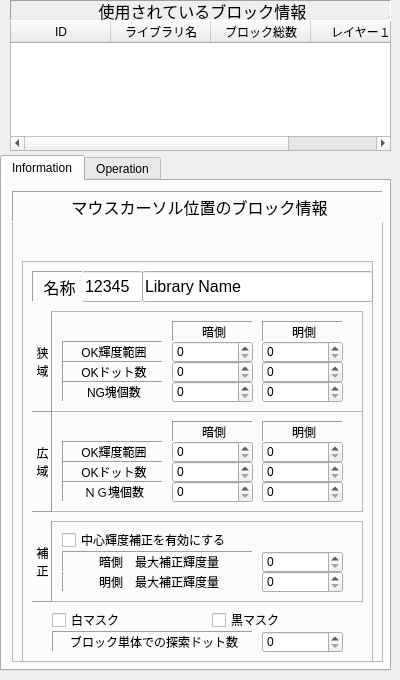
   <widget class="QWidget" name="page_2">
    <widget class="QTableWidget" name="tableWidgetBlockInfo">
     <property name="geometry">
      <rect>
       <x>10</x>
       <y>20</y>
       <width>381</width>
       <height>131</height>
      </rect>
     </property>
     <property name="selectionMode">
      <enum>QAbstractItemView::MultiSelection</enum>
     </property>
     <column>
      <property name="text">
       <string>ID</string>
      </property>
     </column>
     <column>
      <property name="text">
       <string>ライブラリ名</string>
      </property>
     </column>
     <column>
      <property name="text">
       <string>ブロック総数</string>
      </property>
     </column>
     <column>
      <property name="text">
       <string>レイヤー１</string>
      </property>
     </column>
    </widget>
    <widget class="QLabel" name="label_32">
     <property name="geometry">
      <rect>
       <x>10</x>
       <y>0</y>
       <width>381</width>
       <height>21</height>
      </rect>
     </property>
     <property name="font">
      <font>
       <pointsize>12</pointsize>
      </font>
     </property>
     <property name="frameShape">
      <enum>QFrame::Panel</enum>
     </property>
     <property name="frameShadow">
      <enum>QFrame::Sunken</enum>
     </property>
     <property name="text">
      <string>使用されているブロック情報</string>
     </property>
     <property name="alignment">
      <set>Qt::AlignCenter|Qt::AlignHCenter|Qt::AlignLeading|Qt::AlignLeft|Qt::AlignVCenter</set>
     </property>
    </widget>
    <widget class="QTabWidget" name="tabWidget">
     <property name="geometry">
      <rect>
       <x>0</x>
       <y>155</y>
       <width>391</width>
       <height>516</height>
      </rect>
     </property>
     <property name="currentIndex">
      <number>0</number>
     </property>
     <widget class="QWidget" name="tab">
      <attribute name="title">
       <string>Information</string>
      </attribute>
      <widget class="QFrame" name="frameBlockInfoOnMouse">
       <property name="geometry">
        <rect>
         <x>10</x>
         <y>10</y>
         <width>371</width>
         <height>471</height>
        </rect>
       </property>
       <property name="frameShape">
        <enum>QFrame::StyledPanel</enum>
       </property>
       <property name="frameShadow">
        <enum>QFrame::Sunken</enum>
       </property>
       <widget class="QLabel" name="label_33">
        <property name="geometry">
         <rect>
          <x>0</x>
          <y>0</y>
          <width>371</width>
          <height>31</height>
         </rect>
        </property>
        <property name="font">
         <font>
          <pointsize>12</pointsize>
         </font>
        </property>
        <property name="frameShape">
         <enum>QFrame::Panel</enum>
        </property>
        <property name="frameShadow">
         <enum>QFrame::Sunken</enum>
        </property>
        <property name="text">
         <string>マウスカーソル位置のブロック情報</string>
        </property>
        <property name="alignment">
         <set>Qt::AlignCenter|Qt::AlignHCenter|Qt::AlignLeading|Qt::AlignLeft|Qt::AlignVCenter</set>
        </property>
       </widget>
       <widget class="QFrame" name="frame">
        <property name="geometry">
         <rect>
          <x>10</x>
          <y>70</y>
          <width>351</width>
          <height>401</height>
         </rect>
        </property>
        <property name="frameShape">
         <enum>QFrame::StyledPanel</enum>
        </property>
        <property name="frameShadow">
         <enum>QFrame::Raised</enum>
        </property>
        <widget class="QFrame" name="frame_15">
         <property name="geometry">
          <rect>
           <x>10</x>
           <y>260</y>
           <width>331</width>
           <height>81</height>
          </rect>
         </property>
         <property name="frameShape">
          <enum>QFrame::StyledPanel</enum>
         </property>
         <property name="frameShadow">
          <enum>QFrame::Sunken</enum>
         </property>
         <widget class="QLabel" name="label_46">
          <property name="geometry">
           <rect>
            <x>0</x>
            <y>0</y>
            <width>20</width>
            <height>81</height>
           </rect>
          </property>
          <property name="frameShape">
           <enum>QFrame::Panel</enum>
          </property>
          <property name="frameShadow">
           <enum>QFrame::Raised</enum>
          </property>
          <property name="text">
           <string>補
正</string>
          </property>
          <property name="alignment">
           <set>Qt::AlignCenter|Qt::AlignHCenter|Qt::AlignLeading|Qt::AlignLeft|Qt::AlignVCenter</set>
          </property>
          <property name="indent">
           <number>1</number>
          </property>
         </widget>
         <widget class="QFrame" name="frame_16">
          <property name="geometry">
           <rect>
            <x>10</x>
            <y>120</y>
            <width>371</width>
            <height>101</height>
           </rect>
          </property>
          <property name="frameShape">
           <enum>QFrame::StyledPanel</enum>
          </property>
          <property name="frameShadow">
           <enum>QFrame::Sunken</enum>
          </property>
          <widget class="QLabel" name="label_47">
           <property name="geometry">
            <rect>
             <x>0</x>
             <y>0</y>
             <width>20</width>
             <height>61</height>
            </rect>
           </property>
           <property name="frameShape">
            <enum>QFrame::Panel</enum>
           </property>
           <property name="frameShadow">
            <enum>QFrame::Raised</enum>
           </property>
           <property name="text">
            <string>輝
度</string>
           </property>
           <property name="alignment">
            <set>Qt::AlignCenter|Qt::AlignHCenter|Qt::AlignLeading|Qt::AlignLeft|Qt::AlignVCenter</set>
           </property>
           <property name="indent">
            <number>1</number>
           </property>
          </widget>
         </widget>
         <widget class="QSpinBox" name="EditAdjustBlack">
          <property name="geometry">
           <rect>
            <x>230</x>
            <y>30</y>
            <width>81</width>
            <height>22</height>
           </rect>
          </property>
          <property name="maximum">
           <number>255</number>
          </property>
         </widget>
         <widget class="QCheckBox" name="checkBModeAdjustable">
          <property name="geometry">
           <rect>
            <x>30</x>
            <y>10</y>
            <width>241</width>
            <height>18</height>
           </rect>
          </property>
          <property name="text">
           <string>中心輝度補正を有効にする</string>
          </property>
         </widget>
         <widget class="QSpinBox" name="EditAdjustWhite">
          <property name="geometry">
           <rect>
            <x>230</x>
            <y>50</y>
            <width>81</width>
            <height>22</height>
           </rect>
          </property>
          <property name="maximum">
           <number>255</number>
          </property>
         </widget>
         <widget class="QLabel" name="label_48">
          <property name="geometry">
           <rect>
            <x>30</x>
            <y>50</y>
            <width>191</width>
            <height>21</height>
           </rect>
          </property>
          <property name="frameShape">
           <enum>QFrame::Panel</enum>
          </property>
          <property name="frameShadow">
           <enum>QFrame::Sunken</enum>
          </property>
          <property name="text">
           <string>明側　最大補正輝度量</string>
          </property>
          <property name="alignment">
           <set>Qt::AlignCenter|Qt::AlignHCenter|Qt::AlignLeading|Qt::AlignLeft|Qt::AlignVCenter</set>
          </property>
         </widget>
         <widget class="QLabel" name="label_49">
          <property name="geometry">
           <rect>
            <x>30</x>
            <y>30</y>
            <width>191</width>
            <height>21</height>
           </rect>
          </property>
          <property name="frameShape">
           <enum>QFrame::Panel</enum>
          </property>
          <property name="frameShadow">
           <enum>QFrame::Sunken</enum>
          </property>
          <property name="text">
           <string>暗側　最大補正輝度量</string>
          </property>
          <property name="alignment">
           <set>Qt::AlignCenter|Qt::AlignHCenter|Qt::AlignLeading|Qt::AlignLeft|Qt::AlignVCenter</set>
          </property>
         </widget>
        </widget>
        <widget class="QCheckBox" name="checkBModeWhiteMask">
         <property name="geometry">
          <rect>
           <x>30</x>
           <y>350</y>
           <width>141</width>
           <height>18</height>
          </rect>
         </property>
         <property name="text">
          <string>白マスク</string>
         </property>
        </widget>
        <widget class="QFrame" name="frame_8">
         <property name="geometry">
          <rect>
           <x>10</x>
           <y>150</y>
           <width>331</width>
           <height>101</height>
          </rect>
         </property>
         <property name="frameShape">
          <enum>QFrame::StyledPanel</enum>
         </property>
         <property name="frameShadow">
          <enum>QFrame::Sunken</enum>
         </property>
         <widget class="QLabel" name="label_40">
          <property name="geometry">
           <rect>
            <x>0</x>
            <y>0</y>
            <width>20</width>
            <height>101</height>
           </rect>
          </property>
          <property name="frameShape">
           <enum>QFrame::Panel</enum>
          </property>
          <property name="frameShadow">
           <enum>QFrame::Raised</enum>
          </property>
          <property name="text">
           <string>広
域</string>
          </property>
          <property name="alignment">
           <set>Qt::AlignCenter|Qt::AlignHCenter|Qt::AlignLeading|Qt::AlignLeft|Qt::AlignVCenter</set>
          </property>
          <property name="indent">
           <number>1</number>
          </property>
         </widget>
         <widget class="QFrame" name="frame_9">
          <property name="geometry">
           <rect>
            <x>10</x>
            <y>120</y>
            <width>371</width>
            <height>101</height>
           </rect>
          </property>
          <property name="frameShape">
           <enum>QFrame::StyledPanel</enum>
          </property>
          <property name="frameShadow">
           <enum>QFrame::Sunken</enum>
          </property>
          <widget class="QLabel" name="label_41">
           <property name="geometry">
            <rect>
             <x>0</x>
             <y>0</y>
             <width>20</width>
             <height>61</height>
            </rect>
           </property>
           <property name="frameShape">
            <enum>QFrame::Panel</enum>
           </property>
           <property name="frameShadow">
            <enum>QFrame::Raised</enum>
           </property>
           <property name="text">
            <string>輝
度</string>
           </property>
           <property name="alignment">
            <set>Qt::AlignCenter|Qt::AlignHCenter|Qt::AlignLeading|Qt::AlignLeft|Qt::AlignVCenter</set>
           </property>
           <property name="indent">
            <number>1</number>
           </property>
          </widget>
         </widget>
         <widget class="QLabel" name="label_42">
          <property name="geometry">
           <rect>
            <x>30</x>
            <y>30</y>
            <width>101</width>
            <height>21</height>
           </rect>
          </property>
          <property name="frameShape">
           <enum>QFrame::Panel</enum>
          </property>
          <property name="frameShadow">
           <enum>QFrame::Sunken</enum>
          </property>
          <property name="text">
           <string>OK輝度範囲</string>
          </property>
          <property name="alignment">
           <set>Qt::AlignCenter|Qt::AlignHCenter|Qt::AlignLeading|Qt::AlignLeft|Qt::AlignVCenter</set>
          </property>
         </widget>
         <widget class="QSpinBox" name="EditBOKDotH">
          <property name="geometry">
           <rect>
            <x>230</x>
            <y>50</y>
            <width>81</width>
            <height>22</height>
           </rect>
          </property>
          <property name="maximum">
           <number>99999999</number>
          </property>
         </widget>
         <widget class="QLabel" name="label_43">
          <property name="geometry">
           <rect>
            <x>230</x>
            <y>10</y>
            <width>81</width>
            <height>21</height>
           </rect>
          </property>
          <property name="frameShape">
           <enum>QFrame::Panel</enum>
          </property>
          <property name="frameShadow">
           <enum>QFrame::Sunken</enum>
          </property>
          <property name="text">
           <string>明側</string>
          </property>
          <property name="alignment">
           <set>Qt::AlignCenter|Qt::AlignHCenter|Qt::AlignLeading|Qt::AlignLeft|Qt::AlignVCenter</set>
          </property>
         </widget>
         <widget class="QSpinBox" name="EditBOKDotL">
          <property name="geometry">
           <rect>
            <x>140</x>
            <y>50</y>
            <width>81</width>
            <height>22</height>
           </rect>
          </property>
          <property name="maximum">
           <number>99999999</number>
          </property>
         </widget>
         <widget class="QSpinBox" name="EditBBrightWidthL">
          <property name="geometry">
           <rect>
            <x>140</x>
            <y>30</y>
            <width>81</width>
            <height>22</height>
           </rect>
          </property>
          <property name="maximum">
           <number>255</number>
          </property>
         </widget>
         <widget class="QLabel" name="label_44">
          <property name="geometry">
           <rect>
            <x>30</x>
            <y>50</y>
            <width>101</width>
            <height>21</height>
           </rect>
          </property>
          <property name="frameShape">
           <enum>QFrame::Panel</enum>
          </property>
          <property name="frameShadow">
           <enum>QFrame::Sunken</enum>
          </property>
          <property name="text">
           <string>OKドット数</string>
          </property>
          <property name="alignment">
           <set>Qt::AlignCenter|Qt::AlignHCenter|Qt::AlignLeading|Qt::AlignLeft|Qt::AlignVCenter</set>
          </property>
         </widget>
         <widget class="QLabel" name="label_45">
          <property name="geometry">
           <rect>
            <x>140</x>
            <y>10</y>
            <width>81</width>
            <height>21</height>
           </rect>
          </property>
          <property name="frameShape">
           <enum>QFrame::Panel</enum>
          </property>
          <property name="frameShadow">
           <enum>QFrame::Sunken</enum>
          </property>
          <property name="text">
           <string>暗側</string>
          </property>
          <property name="alignment">
           <set>Qt::AlignCenter|Qt::AlignHCenter|Qt::AlignLeading|Qt::AlignLeft|Qt::AlignVCenter</set>
          </property>
         </widget>
         <widget class="QSpinBox" name="EditBBrightWidthH">
          <property name="geometry">
           <rect>
            <x>230</x>
            <y>30</y>
            <width>81</width>
            <height>22</height>
           </rect>
          </property>
          <property name="maximum">
           <number>255</number>
          </property>
         </widget>
         <widget class="QSpinBox" name="EditBMinNGCountL">
          <property name="geometry">
           <rect>
            <x>140</x>
            <y>70</y>
            <width>81</width>
            <height>22</height>
           </rect>
          </property>
          <property name="maximum">
           <number>99999999</number>
          </property>
         </widget>
         <widget class="QLabel" name="label_52">
          <property name="geometry">
           <rect>
            <x>30</x>
            <y>70</y>
            <width>101</width>
            <height>21</height>
           </rect>
          </property>
          <property name="frameShape">
           <enum>QFrame::Panel</enum>
          </property>
          <property name="frameShadow">
           <enum>QFrame::Sunken</enum>
          </property>
          <property name="text">
           <string>ＮＧ塊個数</string>
          </property>
          <property name="alignment">
           <set>Qt::AlignCenter|Qt::AlignHCenter|Qt::AlignLeading|Qt::AlignLeft|Qt::AlignVCenter</set>
          </property>
         </widget>
         <widget class="QSpinBox" name="EditBMinNGCountH">
          <property name="geometry">
           <rect>
            <x>230</x>
            <y>70</y>
            <width>81</width>
            <height>22</height>
           </rect>
          </property>
          <property name="maximum">
           <number>99999999</number>
          </property>
         </widget>
        </widget>
        <widget class="QSpinBox" name="EditSelfSearch">
         <property name="geometry">
          <rect>
           <x>240</x>
           <y>370</y>
           <width>81</width>
           <height>22</height>
          </rect>
         </property>
        </widget>
        <widget class="QLabel" name="label_50">
         <property name="geometry">
          <rect>
           <x>30</x>
           <y>370</y>
           <width>201</width>
           <height>21</height>
          </rect>
         </property>
         <property name="frameShape">
          <enum>QFrame::Panel</enum>
         </property>
         <property name="frameShadow">
          <enum>QFrame::Sunken</enum>
         </property>
         <property name="text">
          <string>ブロック単体での探索ドット数</string>
         </property>
         <property name="alignment">
          <set>Qt::AlignCenter|Qt::AlignHCenter|Qt::AlignLeading|Qt::AlignLeft|Qt::AlignVCenter</set>
         </property>
        </widget>
        <widget class="QFrame" name="frame_7">
         <property name="geometry">
          <rect>
           <x>10</x>
           <y>50</y>
           <width>331</width>
           <height>101</height>
          </rect>
         </property>
         <property name="frameShape">
          <enum>QFrame::StyledPanel</enum>
         </property>
         <property name="frameShadow">
          <enum>QFrame::Sunken</enum>
         </property>
         <widget class="QLabel" name="label_35">
          <property name="geometry">
           <rect>
            <x>0</x>
            <y>0</y>
            <width>20</width>
            <height>101</height>
           </rect>
          </property>
          <property name="frameShape">
           <enum>QFrame::Panel</enum>
          </property>
          <property name="frameShadow">
           <enum>QFrame::Raised</enum>
          </property>
          <property name="text">
           <string>狭
域</string>
          </property>
          <property name="alignment">
           <set>Qt::AlignCenter|Qt::AlignHCenter|Qt::AlignLeading|Qt::AlignLeft|Qt::AlignVCenter</set>
          </property>
          <property name="indent">
           <number>1</number>
          </property>
         </widget>
         <widget class="QLabel" name="label_36">
          <property name="geometry">
           <rect>
            <x>230</x>
            <y>10</y>
            <width>81</width>
            <height>21</height>
           </rect>
          </property>
          <property name="frameShape">
           <enum>QFrame::Panel</enum>
          </property>
          <property name="frameShadow">
           <enum>QFrame::Sunken</enum>
          </property>
          <property name="text">
           <string>明側</string>
          </property>
          <property name="alignment">
           <set>Qt::AlignCenter|Qt::AlignHCenter|Qt::AlignLeading|Qt::AlignLeft|Qt::AlignVCenter</set>
          </property>
         </widget>
         <widget class="QLabel" name="label_37">
          <property name="geometry">
           <rect>
            <x>30</x>
            <y>30</y>
            <width>101</width>
            <height>21</height>
           </rect>
          </property>
          <property name="frameShape">
           <enum>QFrame::Panel</enum>
          </property>
          <property name="frameShadow">
           <enum>QFrame::Sunken</enum>
          </property>
          <property name="text">
           <string>OK輝度範囲</string>
          </property>
          <property name="alignment">
           <set>Qt::AlignCenter|Qt::AlignHCenter|Qt::AlignLeading|Qt::AlignLeft|Qt::AlignVCenter</set>
          </property>
         </widget>
         <widget class="QSpinBox" name="EditNOKDotH">
          <property name="geometry">
           <rect>
            <x>230</x>
            <y>50</y>
            <width>81</width>
            <height>22</height>
           </rect>
          </property>
          <property name="maximum">
           <number>99999999</number>
          </property>
         </widget>
         <widget class="QLabel" name="label_38">
          <property name="geometry">
           <rect>
            <x>30</x>
            <y>50</y>
            <width>101</width>
            <height>21</height>
           </rect>
          </property>
          <property name="frameShape">
           <enum>QFrame::Panel</enum>
          </property>
          <property name="frameShadow">
           <enum>QFrame::Sunken</enum>
          </property>
          <property name="text">
           <string>OKドット数</string>
          </property>
          <property name="alignment">
           <set>Qt::AlignCenter|Qt::AlignHCenter|Qt::AlignLeading|Qt::AlignLeft|Qt::AlignVCenter</set>
          </property>
         </widget>
         <widget class="QSpinBox" name="EditNBrightWidthL">
          <property name="geometry">
           <rect>
            <x>140</x>
            <y>30</y>
            <width>81</width>
            <height>22</height>
           </rect>
          </property>
          <property name="maximum">
           <number>255</number>
          </property>
         </widget>
         <widget class="QSpinBox" name="EditNOKDotL">
          <property name="geometry">
           <rect>
            <x>140</x>
            <y>50</y>
            <width>81</width>
            <height>22</height>
           </rect>
          </property>
          <property name="maximum">
           <number>99999999</number>
          </property>
         </widget>
         <widget class="QSpinBox" name="EditNBrightWidthH">
          <property name="geometry">
           <rect>
            <x>230</x>
            <y>30</y>
            <width>81</width>
            <height>22</height>
           </rect>
          </property>
          <property name="maximum">
           <number>255</number>
          </property>
         </widget>
         <widget class="QLabel" name="label_39">
          <property name="geometry">
           <rect>
            <x>140</x>
            <y>10</y>
            <width>81</width>
            <height>21</height>
           </rect>
          </property>
          <property name="frameShape">
           <enum>QFrame::Panel</enum>
          </property>
          <property name="frameShadow">
           <enum>QFrame::Sunken</enum>
          </property>
          <property name="text">
           <string>暗側</string>
          </property>
          <property name="alignment">
           <set>Qt::AlignCenter|Qt::AlignHCenter|Qt::AlignLeading|Qt::AlignLeft|Qt::AlignVCenter</set>
          </property>
         </widget>
         <widget class="QSpinBox" name="EditNMinNGCountH">
          <property name="geometry">
           <rect>
            <x>230</x>
            <y>70</y>
            <width>81</width>
            <height>22</height>
           </rect>
          </property>
          <property name="maximum">
           <number>99999999</number>
          </property>
         </widget>
         <widget class="QLabel" name="label_51">
          <property name="geometry">
           <rect>
            <x>30</x>
            <y>70</y>
            <width>101</width>
            <height>21</height>
           </rect>
          </property>
          <property name="frameShape">
           <enum>QFrame::Panel</enum>
          </property>
          <property name="frameShadow">
           <enum>QFrame::Sunken</enum>
          </property>
          <property name="text">
           <string>NG塊個数</string>
          </property>
          <property name="alignment">
           <set>Qt::AlignCenter|Qt::AlignHCenter|Qt::AlignLeading|Qt::AlignLeft|Qt::AlignVCenter</set>
          </property>
         </widget>
         <widget class="QSpinBox" name="EditNMinNGCountL">
          <property name="geometry">
           <rect>
            <x>140</x>
            <y>70</y>
            <width>81</width>
            <height>22</height>
           </rect>
          </property>
          <property name="maximum">
           <number>99999999</number>
          </property>
         </widget>
        </widget>
        <widget class="QCheckBox" name="checkBModeBlackMask">
         <property name="geometry">
          <rect>
           <x>190</x>
           <y>350</y>
           <width>141</width>
           <height>18</height>
          </rect>
         </property>
         <property name="text">
          <string>黒マスク</string>
         </property>
        </widget>
        <widget class="QLineEdit" name="EditLibNameInBlock">
         <property name="geometry">
          <rect>
           <x>120</x>
           <y>10</y>
           <width>231</width>
           <height>31</height>
          </rect>
         </property>
         <property name="font">
          <font>
           <pointsize>12</pointsize>
          </font>
         </property>
         <property name="text">
          <string>Library Name</string>
         </property>
        </widget>
        <widget class="QLineEdit" name="EditLibIDnBlock">
         <property name="geometry">
          <rect>
           <x>60</x>
           <y>10</y>
           <width>61</width>
           <height>31</height>
          </rect>
         </property>
         <property name="font">
          <font>
           <pointsize>12</pointsize>
          </font>
         </property>
         <property name="text">
          <string>12345</string>
         </property>
         <property name="readOnly">
          <bool>true</bool>
         </property>
        </widget>
        <widget class="QLabel" name="label_34">
         <property name="geometry">
          <rect>
           <x>10</x>
           <y>10</y>
           <width>51</width>
           <height>31</height>
          </rect>
         </property>
         <property name="font">
          <font>
           <pointsize>12</pointsize>
          </font>
         </property>
         <property name="frameShape">
          <enum>QFrame::Panel</enum>
         </property>
         <property name="frameShadow">
          <enum>QFrame::Sunken</enum>
         </property>
         <property name="text">
          <string>名称</string>
         </property>
         <property name="alignment">
          <set>Qt::AlignCenter|Qt::AlignHCenter|Qt::AlignLeading|Qt::AlignLeft|Qt::AlignVCenter</set>
         </property>
        </widget>
       </widget>
      </widget>
     </widget>
     <widget class="QWidget" name="tab_2">
      <attribute name="title">
       <string>Operation</string>
      </attribute>
      <widget class="QPushButton" name="pushButtonShrink">
       <property name="geometry">
        <rect>
         <x>140</x>
         <y>20</y>
         <width>181</width>
         <height>31</height>
        </rect>
       </property>
       <property name="text">
        <string>Shrink selected block</string>
       </property>
       <property name="icon">
        <iconset resource="PropertyBlock.qrc">
         <normaloff>:/Qtres/Select.png</normaloff>:/Qtres/Select.png</iconset>
       </property>
      </widget>
      <widget class="QSpinBox" name="spinBoxShrink">
       <property name="geometry">
        <rect>
         <x>20</x>
         <y>20</y>
         <width>101</width>
         <height>31</height>
        </rect>
       </property>
       <property name="minimum">
        <number>-99</number>
       </property>
      </widget>
      <widget class="QLabel" name="label">
       <property name="geometry">
        <rect>
         <x>30</x>
         <y>50</y>
         <width>331</width>
         <height>21</height>
        </rect>
       </property>
       <property name="text">
        <string>Plus: Shrink    Minus:Expansion</string>
       </property>
      </widget>
      <widget class="QPushButton" name="pushButtonShrinkHalf">
       <property name="geometry">
        <rect>
         <x>140</x>
         <y>90</y>
         <width>221</width>
         <height>31</height>
        </rect>
       </property>
       <property name="text">
        <string>Shrink-half selected block</string>
       </property>
       <property name="icon">
        <iconset resource="PropertyBlock.qrc">
         <normaloff>:/Qtres/Select.png</normaloff>:/Qtres/Select.png</iconset>
       </property>
      </widget>
      <widget class="QPushButton" name="pushButtonExpandHalf">
       <property name="geometry">
        <rect>
         <x>140</x>
         <y>130</y>
         <width>221</width>
         <height>31</height>
        </rect>
       </property>
       <property name="text">
        <string>Expand-half selected block</string>
       </property>
       <property name="icon">
        <iconset resource="PropertyBlock.qrc">
         <normaloff>:/Qtres/Select.png</normaloff>:/Qtres/Select.png</iconset>
       </property>
      </widget>
     </widget>
    </widget>
   </widget>
